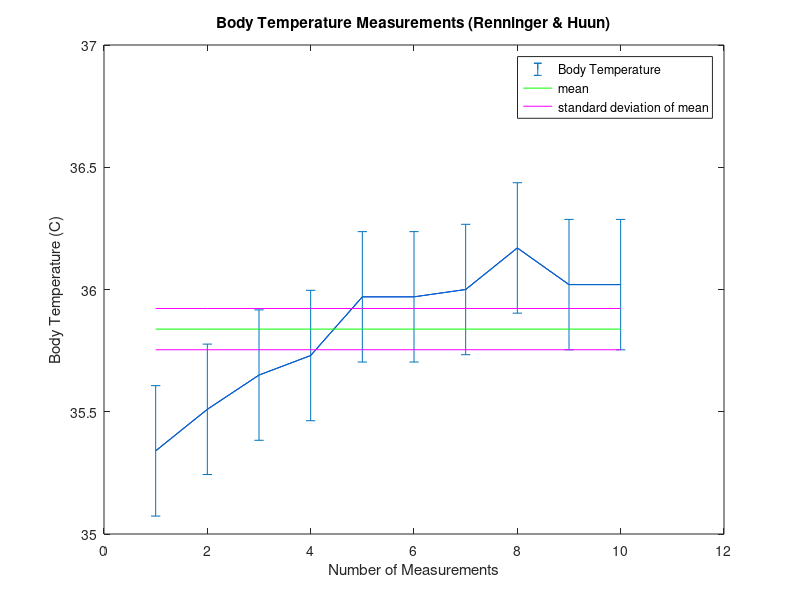

Recreate this plot in MATLAB.
close all
clear
clc

%x = [1420 1427 1433 1436 1446 1446 1447 1454 1448 1448]; microVolts
%y = [1436 1437 1434 1418 1411 1407 1405 1406 1397 1406]; microVolts
x = [35.34 35.51 35.65 35.73 35.97 35.97 36.00 36.17 36.02 36.02]; % deg C
%y = [35.73 35.75 35.68 35.29 35.11 35.01 34.97 34.99 34.77 34.99]; %deg C
%xError = [0.050 0.050 0.025 0.050 0.025 0.013 0.025 0.050 0.008 0.025]; %deg C
%yError = [0.025 0.005 0.018 0.010 0.050 0.025 0.050 0.010 0.025 0.015]; %deg 

STD = std(x);
XError = ones(1,10).*STD;

xMean = sum(x)/length(x);
XMean = ones(1,10);
mean = xMean.*XMean;
STDofMean = STD/sqrt(10);

plot(1:length(x),x,'b');
hold on
h1 = errorbar(x,XError);
hold on
h2 = plot(1:10,mean,'g');
hold on
h3 = plot(1:10,mean+STDofMean,'m');
hold on
plot(1:10,mean-STDofMean,'m');

title('Body Temperature Measurements (Renninger & Huun)');
xlabel('Number of Measurements');
ylabel('Body Temperature (C)');
legend([h1 h2 h3], {'Body Temperature','mean','standard deviation of mean','location','southwest'});